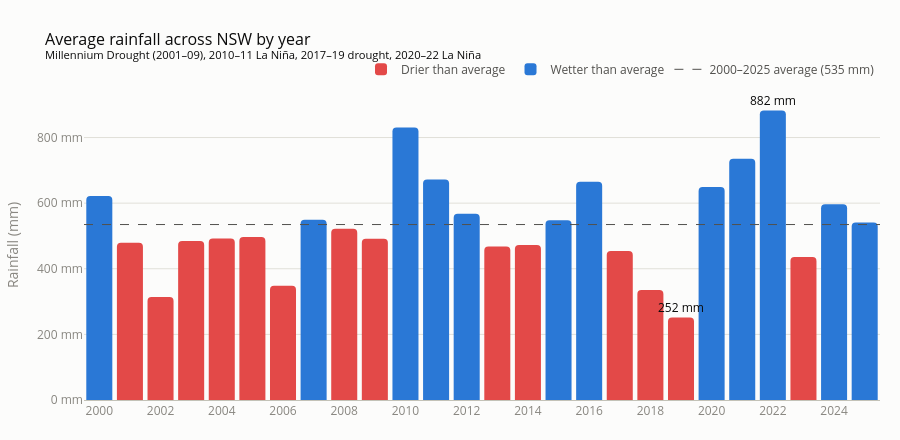

Notebook source saved alongside this figure:
### Markdown cell above
### Year by year: how wet was NSW?

This is the area-weighted NSW average for each year. Bars above the dashed line were wetter than the 2000–2025 average.

### Code cell
avg = nsw_yearly.mean()
years, totals = nsw_yearly.index.to_numpy(), nsw_yearly.to_numpy()
wetter = totals >= avg

fig = go.Figure()
for mask, colour, name in [(~wetter, DRY, "Drier than average"), (wetter, WET, "Wetter than average")]:
    fig.add_trace(go.Bar(
        x=years[mask], y=totals[mask], name=name, marker=dict(color=colour, line=dict(width=0)),
        hovertemplate="<b>%{x}</b><br>%{y:.0f} mm<extra>" + name + "</extra>",
    ))
# Average as a dashed line with its own legend entry (a label on the plot would cover a bar)
fig.add_trace(go.Scatter(
    x=[years[0] - 0.5, years[-1] + 0.5], y=[avg, avg], mode="lines",
    line=dict(color=INK_2, width=1, dash="dash"), name=f"2000–2025 average ({avg:.0f} mm)",
    hoverinfo="skip",
))

# Label only the extremes
for yr in [int(nsw_yearly.idxmin()), int(nsw_yearly.idxmax())]:
    fig.add_annotation(x=yr, y=nsw_yearly[yr], text=f"{nsw_yearly[yr]:.0f} mm", showarrow=False,
                       yshift=10, font=dict(color=INK, size=12))

fig.update_layout(
    title=dict(text="Average rainfall across NSW by year<br>"
                    "<sup>Millennium Drought (2001–09), 2010–11 La Niña, 2017–19 drought, 2020–22 La Niña</sup>",
               font=dict(size=16, color=INK)),
    barmode="overlay", bargap=0.15, barcornerradius=4, height=440,
    plot_bgcolor=SURFACE, paper_bgcolor=SURFACE, font=dict(color=INK_2),
    legend=dict(orientation="h", y=1.02, x=1, xanchor="right", yanchor="bottom"),
    margin=dict(l=60, r=20, t=90, b=40),
)
fig.update_xaxes(dtick=2, showgrid=False, color=MUTED, linecolor="#c3c2b7")
fig.update_yaxes(title="Rainfall (mm)", gridcolor=GRID, zeroline=False, color=MUTED, ticksuffix=" mm")
fig.show()

### Figure 1 — Plotly figure (JSON) as saved in the notebook; plotly's stock layout.template omitted (floating-point values rounded to 4 significant figures)
{"data": [{"hovertemplate": "<b>%{x}</b><br>%{y:.0f} mm<extra>Drier than average</extra>", "marker": {"color": "#e34948", "line": {"width": 0}}, "name": "Drier than average", "type": "bar", "x": [2001, 2002, 2003, 2004, 2005, 2006, 2008, 2009, 2013, 2014, 2017, 2018, 2019, 2023], "y": [479.2, 313.9, 484.7, 491.9, 496.6, 348.2, 522.0, 491.8, 467.6, 472.6, 454.4, 335.1, 251.6, 435.7]}, {"hovertemplate": "<b>%{x}</b><br>%{y:.0f} mm<extra>Wetter than average</extra>", "marker": {"color": "#2a78d6", "line": {"width": 0}}, "name": "Wetter than average", "type": "bar", "x": [2000, 2007, 2010, 2011, 2012, 2015, 2016, 2020, 2021, 2022, 2024, 2025], "y": [621.5, 549.4, 830.8, 672.0, 567.6, 548.1, 665.2, 648.8, 735.6, 882.3, 596.4, 541.1]}, {"hoverinfo": "skip", "line": {"color": "#52514e", "dash": "dash", "width": 1}, "mode": "lines", "name": "2000–2025 average (535 mm)", "type": "scatter", "x": [2000.0, 2026.0], "y": [534.8, 534.8]}], "layout": {"annotations": [{"font": {"color": "#0b0b0b", "size": 12}, "showarrow": false, "text": "252 mm", "x": 2019, "y": 251.6, "yshift": 10}, {"font": {"color": "#0b0b0b", "size": 12}, "showarrow": false, "text": "882 mm", "x": 2022, "y": 882.3, "yshift": 10}], "barcornerradius": 4, "bargap": 0.15, "barmode": "overlay", "font": {"color": "#52514e"}, "height": 440, "legend": {"orientation": "h", "x": 1, "xanchor": "right", "y": 1.02, "yanchor": "bottom"}, "margin": {"b": 40, "l": 60, "r": 20, "t": 90}, "paper_bgcolor": "#fcfcfb", "plot_bgcolor": "#fcfcfb", "title": {"font": {"color": "#0b0b0b", "size": 16}, "text": "Average rainfall across NSW by year<br><sup>Millennium Drought (2001–09), 2010–11 La Niña, 2017–19 drought, 2020–22 La Niña</sup>"}, "xaxis": {"color": "#898781", "dtick": 2, "linecolor": "#c3c2b7", "showgrid": false}, "yaxis": {"color": "#898781", "gridcolor": "#e1e0d9", "ticksuffix": " mm", "title": {"text": "Rainfall (mm)"}, "zeroline": false}}}
